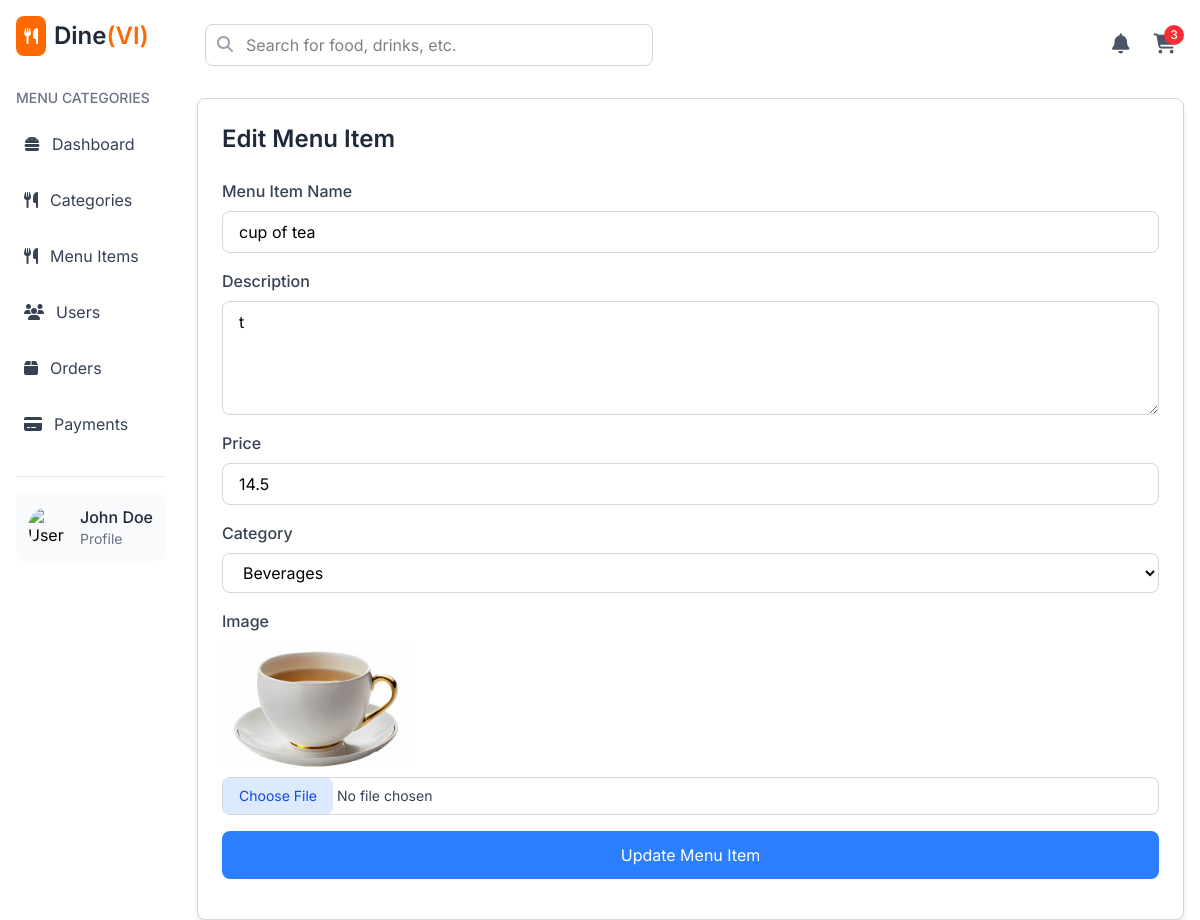
The app's page /edit/item/9, older data.
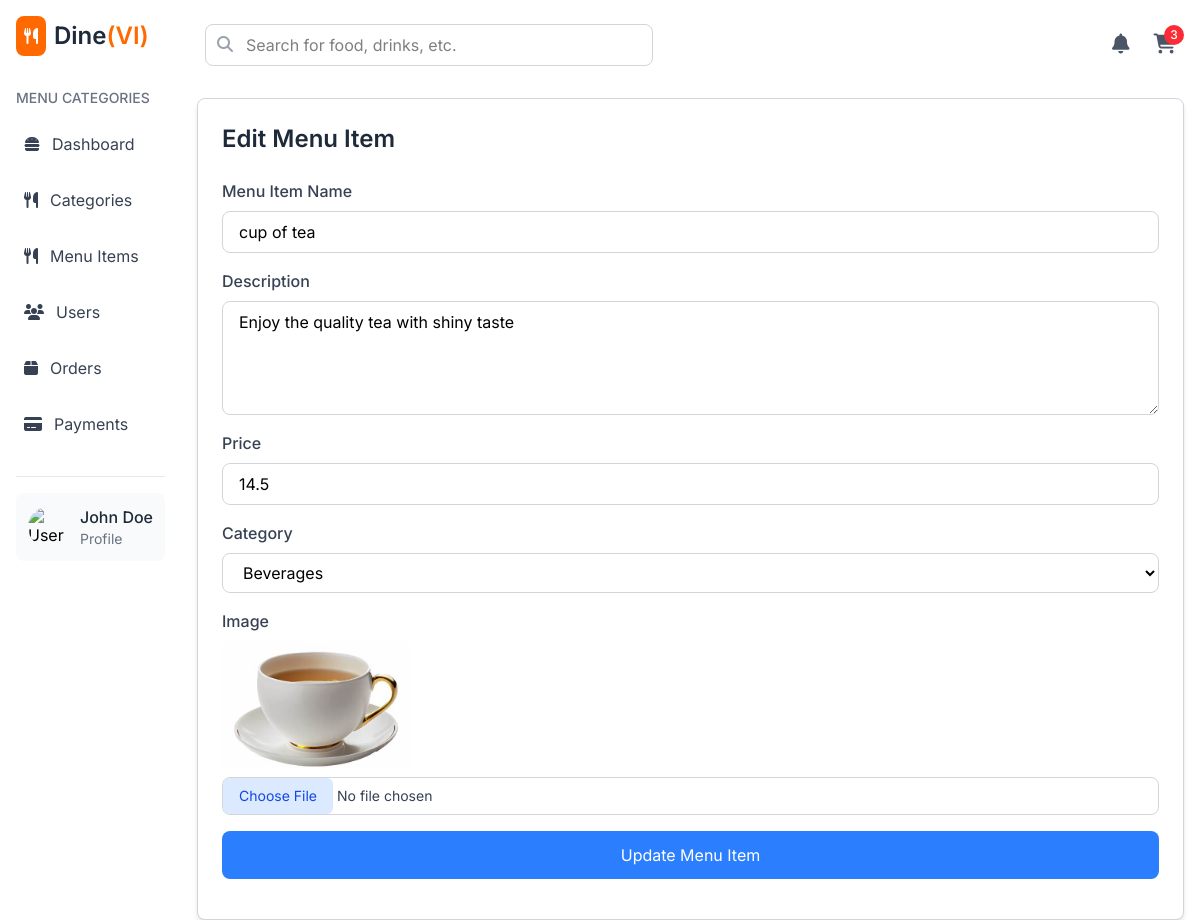
The same page, newer data.
### app.py (models this page shows, shortened)
class MenuItem(db.Model):
    item_id = db.Column(db.Integer, primary_key=True)
    name = db.Column(db.String(100), nullable=False)
    description = db.Column(db.Text)
    price = db.Column(db.Float, nullable=False)
    image_url = db.Column(db.String(255))
    category_id = db.Column(db.Integer, db.ForeignKey('category.category_id'), nullable=False)
    category = db.relationship('Category', back_populates='menu_items', lazy=True)

class Category(db.Model):
    category_id = db.Column(db.Integer, primary_key=True)
    name = db.Column(db.String(50), nullable=False, unique=True)
    image_url = db.Column(db.String(255))  # Add image column
    menu_items = db.relationship('MenuItem', back_populates='category', lazy=True)

### app.py (the view, shortened to what this page needs)
@app.route('/edit/item/<int:item_id>', methods=['GET', 'POST'])
def edit_menu_item(item_id):
    categories = Category.query.all()
    item = MenuItem.query.get(item_id)
    if item is None:
        flash('Menu item not found!', 'danger')
        return redirect(url_for('view_menu_items'))  # Redirect to the menu view if the item doesn't exist
    return render_template('admin/edit_menu_item.html', item=item, categories=categories)

### templates/admin/edit_menu_item.html (shortened to what this page needs)
{% extends "admin/admin_layout.html" %}
{% block admin_content %}
<div class="border border-gray-300 p-6 bg-white shadow-md rounded-lg">
    <h2 class="text-2xl font-semibold text-gray-800 mb-6">Edit Menu Item</h2>
    <form action="{{ url_for('edit_menu_item', item_id=item.item_id) }}" method="POST" enctype="multipart/form-data">
        <div class="mb-4">
            <label for="name" class="block text-gray-700 font-medium">Menu Item Name</label>
            <input type="text" name="name" id="name" value="{{ item.name }}"
                class="mt-2 block w-full px-4 py-2 border border-gray-300 rounded-lg focus:outline-none focus:ring-2 focus:ring-blue-500"
                required>
        </div>
        <div class="mb-4">
            <label for="description" class="block text-gray-700 font-medium">Description</label>
            <textarea name="description" id="description" rows="4"
                class="mt-2 block w-full px-4 py-2 border border-gray-300 rounded-lg focus:outline-none focus:ring-2 focus:ring-blue-500"
                required>{{ item.description }}</textarea>
        </div>
        <div class="mb-4">
            <label for="price" class="block text-gray-700 font-medium">Price</label>
            <input type="number" name="price" id="price" value="{{ item.price }}"
                class="mt-2 block w-full px-4 py-2 border border-gray-300 rounded-lg focus:outline-none focus:ring-2 focus:ring-blue-500"
                step="0.01" required>
        </div>
        <div class="mb-4">
            <label for="category" class="block text-gray-700 font-medium">Category</label>
            <select name="category_id" id="category_id"
                class="mt-2 block w-full px-4 py-2 border border-gray-300 rounded-lg focus:outline-none focus:ring-2 focus:ring-blue-500"
                required>
                {% for category in categories %}
                <option value="{{ category.category_id }}" {% if category.category_id==item.category_id %}selected{%
                    endif %}>{{ category.name }}</option>
                {% endfor %}
            </select>
        </div>
        <div class="mb-4">
            <label for="image" class="block text-gray-700 font-medium">Image</label>
            <div class="mt-2">
                <img src="{{ url_for('static', filename='uploads/items/' + item.image_url) }}" alt="Current Image"
                    class="w-auto h-32 rounded-md">
            </div>
            <input type="file" name="image" id="image"
                class="mt-2 block w-full text-sm text-gray-700 border border-gray-300 rounded-lg file:border-0 file:text-blue-700 file:bg-blue-100 file:px-4 file:py-2 file:rounded-md focus:outline-none focus:ring-2 focus:ring-blue-500"
                onchange="previewImage(event)">
        </div>
        <div class="mb-4">
            <button type="submit"
                class="w-full py-3 bg-blue-500 text-white rounded-lg hover:bg-blue-600 focus:outline-none focus:ring-2 focus:ring-blue-500">
                Update Menu Item
            </button>
        </div>
    </form>
</div>
{% endblock %}

Row changes from the older to the newer data that the page shows:
changed MenuItem "cup of tea": description "t" → "Enjoy the quality tea with shiny taste"
